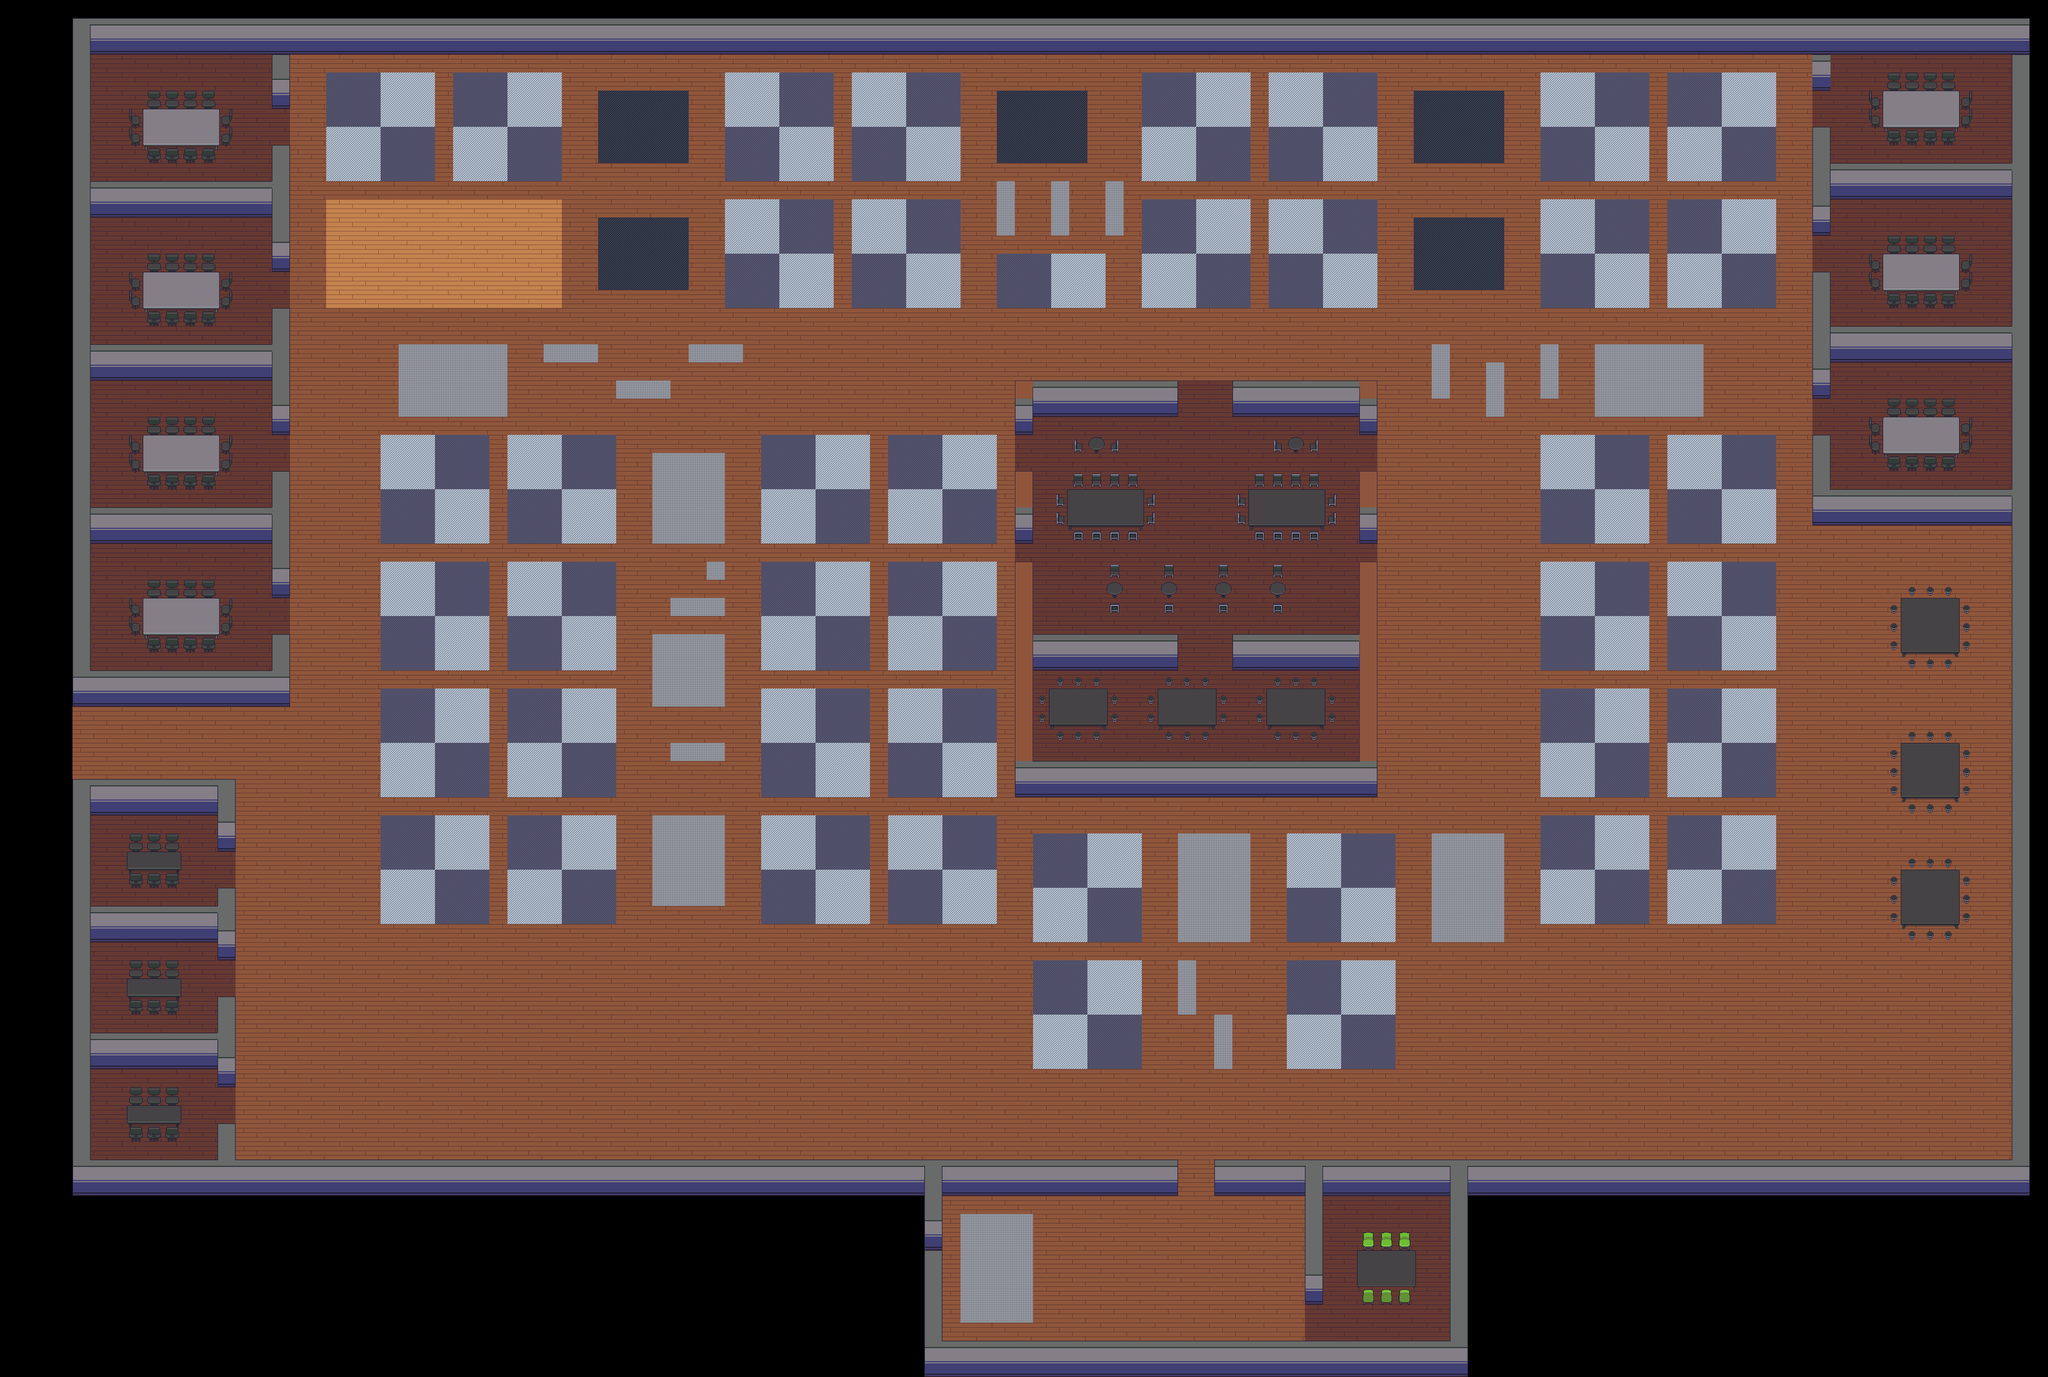

This is a level from a 2D game, rendered from its Tiled map with the project's own tilesets. A one-line summary and the map file follow, with tile-layer data summarised:
An orthogonal 113x76 tile map with 32x32 px tiles, 3 tile layers (Chairs, Tables, Chairs 2), 6 tilesets, 1 image layer.

<map version="1.4" tiledversion="1.4.3" orientation="orthogonal" renderorder="right-down" width="113" height="76" tilewidth="32" tileheight="32" infinite="0" nextlayerid="5" nextobjectid="1">
 <tileset firstgid="1" source="../../tilesets/Gather Tables 2.x.tsx" />
 <tileset firstgid="9001" source="../../tilesets/armchair and couch.tsx" />
 <tileset firstgid="9001" source="chair_office_rolling.tsx" />
 <tileset firstgid="9091" source="stool.tsx" />
 <tileset firstgid="9099" source="chair_small.tsx" />
 <tileset firstgid="9147" source="chair_simple.tsx" />
 <imagelayer id="2" name="Image Layer 1">
  <image source="backround.png" width="3584" height="2432" />
 </imagelayer>
 <layer id="4" name="Chairs" width="113" height="76">
  <data>[8588 cells, 222 non-empty, 25 distinct tile ids]</data>
 </layer>
 <layer id="1" name="Tables" width="113" height="76">
  <data>[8588 cells, 291 non-empty, 42 distinct tile ids]</data>
 </layer>
 <layer id="3" name="Chairs 2" width="113" height="76">
  <data>[8588 cells, 69 non-empty, 6 distinct tile ids]</data>
 </layer>
</map>
